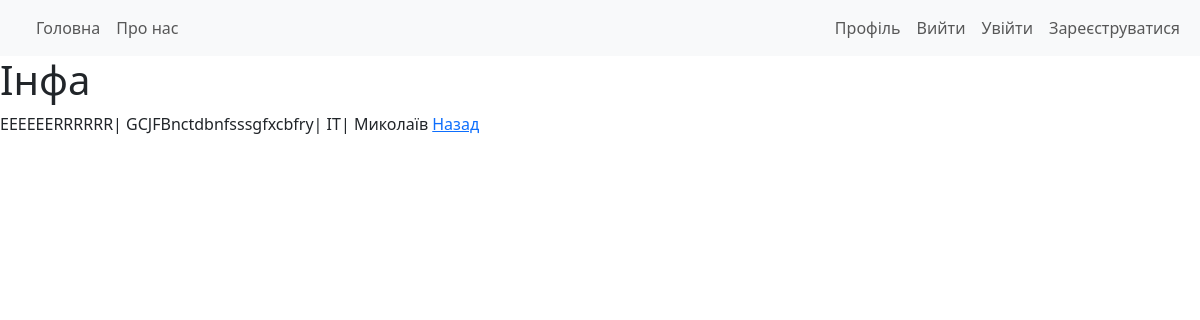
/job-datail/1/, run on the app's committed database.
### project/models.py (models this page shows)
class Vacancy(models.Model):
    title = models.CharField(max_length=256)#Заголовок
    description = models.TextField()#опис
    link = models.URLField(max_length=500, null=True, blank=True)
    company = models.ForeignKey(User, on_delete=models.CASCADE, related_name="vacancies")
    image = models.ImageField(upload_to='vacancies/images/',  null=True, blank=True)
    price_start = models.DecimalField(max_digits=10, decimal_places=2, null=True, blank=True)
    price_end = models.DecimalField(max_digits=10, decimal_places=2, null=True, blank=True)
    category = models.ForeignKey(Category, on_delete=models.SET_NULL, null=True)
    city = models.ForeignKey(City, on_delete=models.SET_NULL, related_name="vacancies", null=True)
    street = models.CharField(max_length=255, verbose_name="Вулиця")
    date = models.DateTimeField(auto_now_add=True)#дата створення

class Category(models.Model):
    name = models.CharField(max_length=150)
    def __str__(self):
        return self.name

class City(models.Model):
    name = models.CharField(max_length=100)
    def __str__(self):
        return self.name

### project/views.py (the view)
# urls.py: path('job-datail/<int:pk>/', views.Job_DetailView.as_view(), name='job_datail'),
class Job_DetailView(DetailView):
    model = Vacancy
    context_object_name = "jobs"
    template_name = "jobs/job_datail.html"

### templates/jobs/job_datail.html
{% extends 'base.html' %}
{% load static %}
{% block content %}
<h1>Інфа</h1>
        {{ jobs.title }}|
        {{ jobs.description }}|
        {{ jobs.category }}|
        {{ jobs.city }}
<a href="{% url 'job_list' %}">
    Назад
</a>
{% endblock %}

### data on the page
Vacancy: title "EEEEEERRRRRR", description "GCJFBnctdbnfsssgfxcbfry", category "IT", city "Миколаїв"
